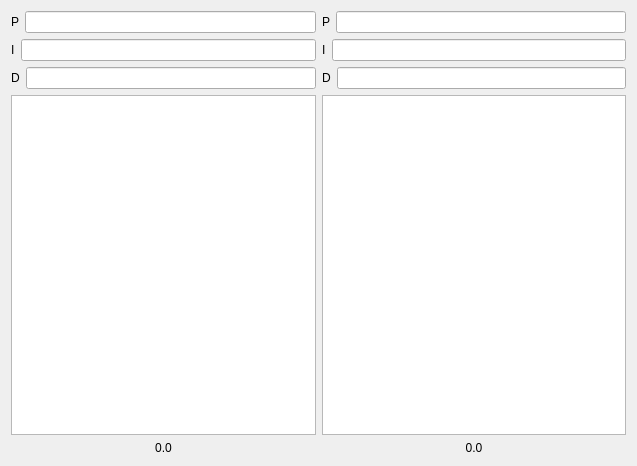
<?xml version="1.0" encoding="UTF-8"?>
<ui version="4.0">
 <class>PIDWindow</class>
 <widget class="QWidget" name="PIDWindow">
  <property name="geometry">
   <rect>
    <x>0</x>
    <y>0</y>
    <width>637</width>
    <height>466</height>
   </rect>
  </property>
  <property name="windowTitle">
   <string>Form</string>
  </property>
  <layout class="QHBoxLayout" name="horizontalLayout">
   <item>
    <layout class="QVBoxLayout" name="steerLayout">
     <item>
      <layout class="QHBoxLayout" name="pSteerLayout">
       <item>
        <widget class="QLabel" name="pSteerLabel">
         <property name="text">
          <string>P</string>
         </property>
        </widget>
       </item>
       <item>
        <widget class="QLineEdit" name="ui_pSteerLineEdit"/>
       </item>
      </layout>
     </item>
     <item>
      <layout class="QHBoxLayout" name="iSteerLayout">
       <item>
        <widget class="QLabel" name="iSteerLabel">
         <property name="text">
          <string>I</string>
         </property>
        </widget>
       </item>
       <item>
        <widget class="QLineEdit" name="ui_iSteerLineEdit"/>
       </item>
      </layout>
     </item>
     <item>
      <layout class="QHBoxLayout" name="dSteerLayout">
       <item>
        <widget class="QLabel" name="dSteerLabel">
         <property name="text">
          <string>D</string>
         </property>
        </widget>
       </item>
       <item>
        <widget class="QLineEdit" name="ui_dSteerLineEdit"/>
       </item>
      </layout>
     </item>
     <item>
      <widget class="QChartView" name="ui_steerPIDView"/>
     </item>
     <item>
      <widget class="QLabel" name="ui_steerOutput">
       <property name="text">
        <string>0.0</string>
       </property>
       <property name="alignment">
        <set>Qt::AlignCenter</set>
       </property>
      </widget>
     </item>
    </layout>
   </item>
   <item>
    <layout class="QVBoxLayout" name="motorLayout">
     <item>
      <layout class="QHBoxLayout" name="pMotorLayout">
       <item>
        <widget class="QLabel" name="pMotorLabel">
         <property name="text">
          <string>P</string>
         </property>
        </widget>
       </item>
       <item>
        <widget class="QLineEdit" name="ui_pMotorLineEdit"/>
       </item>
      </layout>
     </item>
     <item>
      <layout class="QHBoxLayout" name="iMotorLayout">
       <item>
        <widget class="QLabel" name="iMotorLabel">
         <property name="text">
          <string>I</string>
         </property>
        </widget>
       </item>
       <item>
        <widget class="QLineEdit" name="ui_iMotorLineEdit"/>
       </item>
      </layout>
     </item>
     <item>
      <layout class="QHBoxLayout" name="dMotorLayout">
       <item>
        <widget class="QLabel" name="dMotorLabel">
         <property name="text">
          <string>D</string>
         </property>
        </widget>
       </item>
       <item>
        <widget class="QLineEdit" name="ui_dMotorLineEdit"/>
       </item>
      </layout>
     </item>
     <item>
      <widget class="QChartView" name="ui_motorChartView"/>
     </item>
     <item>
      <widget class="QLabel" name="ui_motorOutput">
       <property name="text">
        <string>0.0</string>
       </property>
       <property name="alignment">
        <set>Qt::AlignCenter</set>
       </property>
      </widget>
     </item>
    </layout>
   </item>
  </layout>
 </widget>
 <customwidgets>
  <customwidget>
   <class>QChartView</class>
   <extends>QGraphicsView</extends>
   <header>QTCharts</header>
  </customwidget>
 </customwidgets>
 <resources/>
 <connections/>
</ui>
